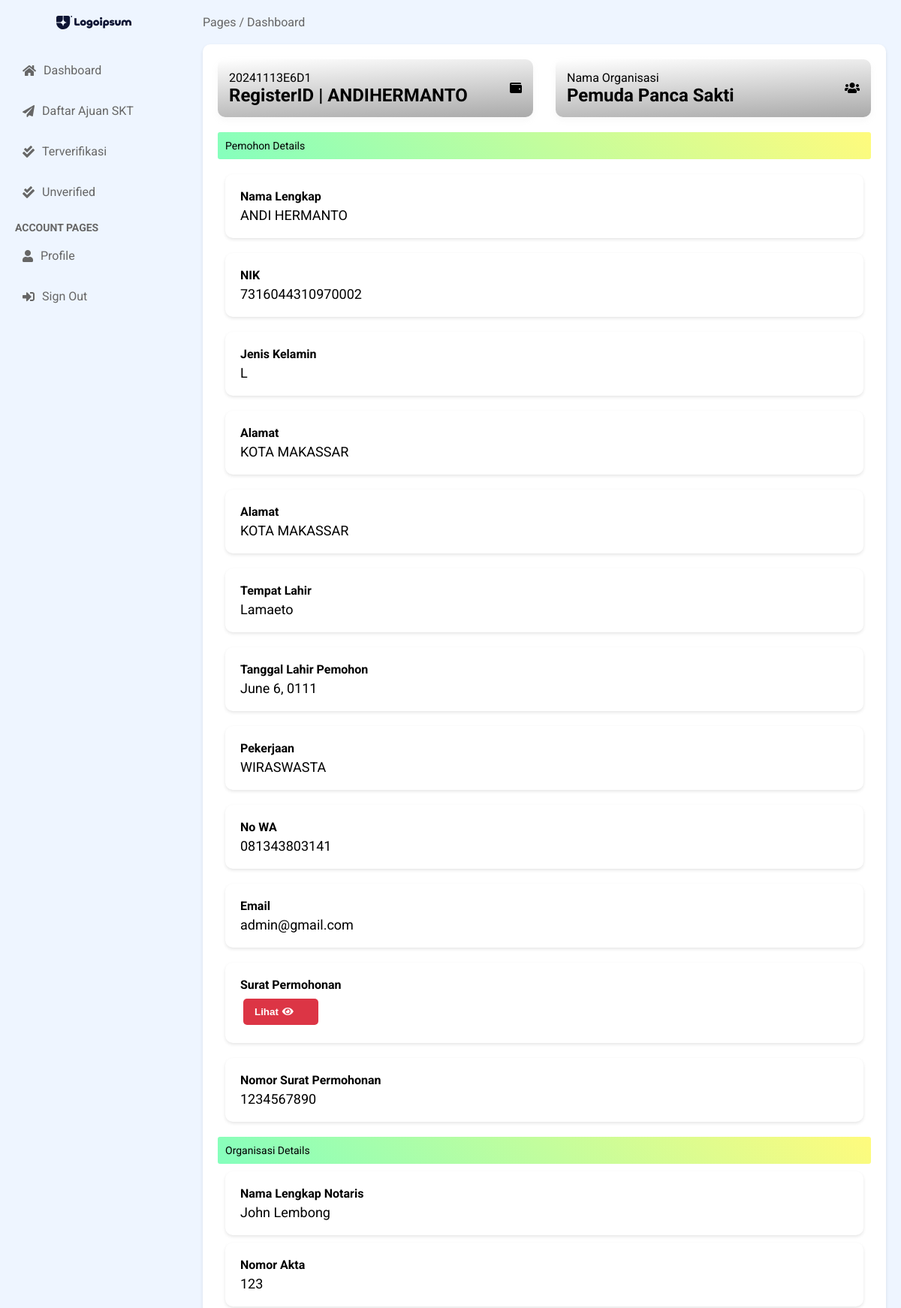
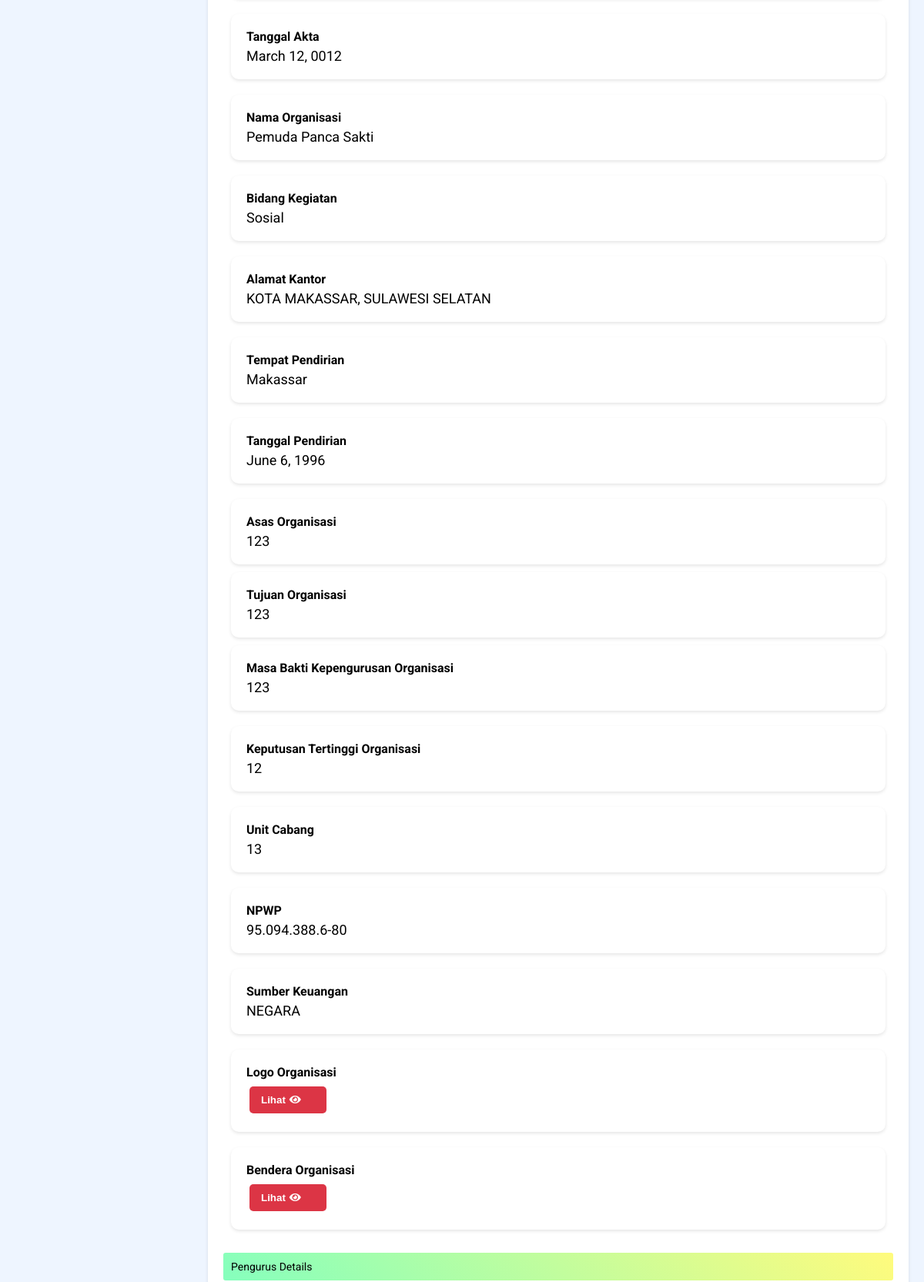
Page /staff/view/4e14789f-dc1c-452e-9dff-63c0f75f20a8/ (signed in, upper part) on the committed database (2 pictures, top to bottom).
### modelform/models.py (models this page shows, shortened)
class Register(models.Model):
    id = models.UUIDField(primary_key=True, default=uuid.uuid4, editable=False)
    author = models.ForeignKey(User, on_delete=models.CASCADE, null=True, blank=True)
    nama_organisasi = models.CharField(max_length=255)
    register = models.CharField(max_length=10, unique=True, editable=False)
    created_at = models.DateTimeField(auto_now_add=True)
    logo = models.ImageField(upload_to=logo, blank=False, null=True, validators=[validate_file_size])
    is_completed = models.BooleanField(default=False)
    is_verified = models.BooleanField(default=False)  # Field untuk status verifikasi
    verified_at = models.DateTimeField(null=True, blank=True)  # Tanggal dan waktu verifikasi

class Pemohon(models.Model):
    JENIS_KELAMIN_CHOICES = [
        ('L', 'Laki-laki'),
        ('P', 'Perempuan'),
    ]
    id = models.UUIDField(primary_key=True, default=uuid.uuid4, editable=False)
    register=models.ForeignKey(Register, on_delete=models.CASCADE, blank=True, null=True, related_name='pemohon')
    nama_lengkap = models.CharField(max_length=255)
    nik = models.CharField(max_length=16, unique=True)
    jenis_kelamin = models.CharField(max_length=1, choices=JENIS_KELAMIN_CHOICES)
    alamat = models.TextField()
    tempat_tanggal_lahir = models.CharField(max_length=255)
    tanggal_lahir_pemohon = models.DateField()
    pekerjaan = models.CharField(max_length=255)
    no_wa = models.CharField(max_length=15)
    email = models.EmailField()
    surat_permohonan_skt = models.FileField(upload_to=surat_permohonan, blank=False, null=False)
    nomor_surat = models.CharField(max_length=50)

class Organisasi(models.Model):
    id = models.UUIDField(primary_key=True, default=uuid.uuid4, editable=False)
    register = models.ForeignKey(Register, on_delete=models.CASCADE, blank=True, null=True, related_name='organisasi')
    nama_notaris = models.CharField(max_length=255)
    nomor_akta = models.CharField(max_length=50)
    tanggal_akta = models.DateField()
    nama_organisasi = models.CharField(max_length=255)
    bidang_kegiatan = models.CharField(max_length=255)
    alamat_kantor = models.TextField()
    tempat_pendirian = models.CharField(max_length=255)
    tanggal_pendirian = models.DateField()
    asas_ciri_organisasi = models.CharField(max_length=255)
    tujuan_organisasi = models.TextField()
    masa_bakti_kepengurusan = models.CharField(max_length=50)
    keputusan_tertinggi_organisasi = models.CharField(max_length=255)
    unit_cabang = models.CharField(max_length=255)
    npwp = models.CharField(max_length=15)
    sumber_keuangan = models.TextField()
    lambang_logo = models.ImageField(upload_to=logo, blank=True, null=True)
    bendera = models.ImageField(upload_to=logo, blank=True, null=True)

### accounts/models.py (models this page shows)
class User(AbstractUser):
    is_admin = models.BooleanField('Is admin', default=False)
    is_staff = models.BooleanField('Is staff', default=False)
    is_pelanggan = models.BooleanField('Is pelanggan', default=False)
    phone_number = models.CharField(max_length=20, blank=True, null=True)
    image = models.ImageField(upload_to='profile_images', blank=True, null=True)
    def __str__(self):
        return self.username
    class Meta:
        verbose_name = "User"
        verbose_name_plural = "Users"

### accounts/viewsStaff.py (the view)
# urls.py: path('staff/view/<uuid:register_id>/', viewsStaff.view_pengajuan, name='view_pengajuan'),
@user_passes_test(is_staff)
def view_pengajuan(request, register_id):
    register = get_object_or_404(Register, id=register_id)
    pemohon = Pemohon.objects.filter(register=register).first()
    pengurus = Pengurus.objects.filter(register=register).first()
    organisasi = Organisasi.objects.filter(register=register).first()
    dokumen = Dokumen.objects.filter(register=register).first()
    surat_permohonan_skt = pemohon.surat_permohonan_skt if pemohon else None
    if request.method == "POST":
        if not register.is_verified:
            register.verify()
            messages.success(request, "Dokumen telah berhasil diverifikasi.")
        else:
            messages.error(request, "Dokumen telah diverifikasi sebelumnya.")
    context = {
        'register': register,
        'pemohon': pemohon,
        'pengurus': pengurus,
        'organisasi': organisasi,
        'dokumen': dokumen,
        'surat_permohonan_skt': surat_permohonan_skt
    }
    return render(request, 'dashboard/view_pengajuan.html', context)

### accounts/context_processors.py (called while the page is built)
def versioned_static(request):
    version = 'v1.x'  # Increment this version number
    return {
        'STATIC_VERSION': version,
    }

### accounts/viewsStaff.py (called while the page is built)
def is_staff(user):
    return user.is_authenticated and user.is_staff

### templates/dashboard/view_pengajuan.html (shortened to what this page needs)
{% extends 'dashboard/base.html' %}
{% load static %}
{% block content %}
<main class="main-content">
<header class="main-header">
    <div class="breadcrumb">
        <span>Pages / Dashboard</span>
    </div>
</header>
<section class="main-section">
    <div class="info-container">
        <div class="info-card">
            <div class="info-content">
                <p class="info-title"> {{ register.register }}</p>
                <h2><span class="info-change positive">RegisterID | {{register.author|upper}} </span></h2>
            </div>
            <div class="info-icon">
                <i class="fas fa-wallet"></i>
            </div>
        </div>
        <div class="info-card">
            <div class="info-content">
                <p class="info-title">Nama Organisasi</p>
                <h2>{{ register.nama_organisasi }}</h2>
            </div>
            <div class="info-icon">
                <i class="fas fa-users"></i>
            </div>
        </div>
    </div>
    <div class="message warning"> Pemohon Details</div>
    <div class="form-section">
        <div class="form-row">
            <div class="form-group">
                <label>Nama Lengkap</label>
                <p style="font-size: large; color: black;">{{ pemohon.nama_lengkap }}</p>
            </div>
            <div class="form-group">
                <label>NIK</label>
                <p style="font-size: large; color: black;"> {{ pemohon.nik }}</p>
            </div>
        </div>
        <div class="form-row">
            <div class="form-group">
                <label>Jenis Kelamin</label>
                <p style="font-size: large; color: black;">{{ pemohon.jenis_kelamin }}</p>
            </div>
            <div class="form-group">
                <label>Alamat</label>
                <p style="font-size: large; color: black;"> {{ pemohon.alamat }}</p>
            </div>
        </div>
        <div class="form-group">
            <label>Alamat</label>
            <p style="font-size: large; color: black;">{{ pemohon.alamat }}</p>
        </div>
        <div class="form-row">
            <div class="form-group">
                <label>Tempat Lahir</label>
                <p style="font-size: large; color: black;">{{ pemohon.tempat_tanggal_lahir }}</p>
            </div>
            <div class="form-group">
                <label>Tanggal Lahir Pemohon</label>
                <p style="font-size: large; color: black;"> {{ pemohon.tanggal_lahir_pemohon }}</p>
            </div>
        </div>
        <div class="form-row">
            <div class="form-group">
                <label>Pekerjaan</label>
                <p style="font-size: large; color: black;">{{ pemohon.pekerjaan }}</p>
            </div>
            <div class="form-group">
                <label>No WA</label>
                <p style="font-size: large; color: black;"> {{ pemohon.no_wa }}</p>
            </div>
        </div>
        <div class="form-row">
            <div class="form-group">
                <label>Email</label>
                <p style="font-size: large; color: black;">{{ pemohon.email }}</p>
            </div>
            <div class="form-group">
                <label>Surat Permohonan</label>
                <td>
                    {% if surat_permohonan_skt %}
                    <button type="button" class="btn view" onclick="window.open('{{ surat_permohonan_skt.url }}', '_blank');">
                    Lihat <i class="fas fa-eye"></i>
                    </button>
                    {% else %}
                    <p style="text-align: center;">Tidak Ada</p>
                    {% endif %}
                </td>
            </div>
        </div>
        <div class="form-group">
            <label>Nomor Surat Permohonan</label>
            <p style="font-size: large; color: black;"> {{ pemohon.nomor_surat }}</p>
        </div>
    </div>
    <div class="message warning"> Organisasi Details</div>
    <div class="form-section">
        <div class="form-group">
            <label>Nama Lengkap Notaris</label>
            <p style="font-size: large; color: black;">{{ organisasi.nama_notaris }}</p>
        </div>
        <div class="form-group">
            <label>Nomor Akta</label>
            <p style="font-size: large; color: black;">{{ organisasi.nomor_akta }}</p>
        </div>
    </div>
    <div class="form-row">
        <div class="form-group">
            <label>Tanggal Akta</label>
            <p style="font-size: large; color: black;">{{ organisasi.tanggal_akta }}</p>
        </div>
        <div class="form-group">
            <label>Nama Organisasi</label>
            <p style="font-size: large; color: black;"> {{ organisasi.nama_organisasi }}</p>
        </div>
        <div class="form-group">
            <label>Bidang Kegiatan</label>
            <p style="font-size: large; color: black;">{{ organisasi.bidang_kegiatan }}</p>
        </div>
        <div class="form-group">
            <label>Alamat Kantor</label>
            <p style="font-size: large; color: black;"> {{ organisasi.alamat_kantor }}</p>
        </div>
        <div class="form-group">
            <label>Tempat Pendirian</label>
            <p style="font-size: large; color: black;">{{ organisasi.tempat_pendirian }}</p>
        </div>
        <div class="form-group">
            <label>Tanggal Pendirian</label>
            <p style="font-size: large; color: black;">{{ organisasi.tanggal_pendirian }}</p>
        </div>
    </div>
    <div class="form-group">
        <label>Asas Organisasi</label>
        <p style="font-size: large; color: black;">{{ organisasi.asas_ciri_organisasi }}</p>
    </div>
    <div class="form-group">
        <label>Tujuan Organisasi</label>
        <p style="font-size: large; color: black;">{{ organisasi.tujuan_organisasi }}</p>
    </div>
    <div class="form-group">
        <label>Masa Bakti Kepengurusan Organisasi</label>
        <p style="font-size: large; color: black;">{{ organisasi.masa_bakti_kepengurusan }}</p>
    </div>
    <div class="form-row">
        <div class="form-group">
            <label>Keputusan Tertinggi Organisasi</label>
            <p style="font-size: large; color: black;">{{ organisasi.keputusan_tertinggi_organisasi }}</p>
        </div>
        <div class="form-group">
            <label>Unit Cabang</label>
            <p style="font-size: large; color: black;"> {{ organisasi.unit_cabang }}</p>
        </div>
        <div class="form-group">
            <label>NPWP</label>
            <p style="font-size: large; color: black;"> {{ organisasi.npwp }}</p>
        </div>
        <div class="form-group">
            <label>Sumber Keuangan</label>
            <p style="font-size: large; color: black;"> {{ organisasi.sumber_keuangan }}</p>
        </div>
        <div class="form-group">
            <label>Logo Organisasi</label>
            <td>
                {% if organisasi.lambang_logo %}
                <button type="button" class="btn view" onclick="window.open('{{ organisasi.lambang_logo.url }}', '_blank');">
                Lihat <i class="fas fa-eye"></i>
                </button>
                {% else %}
                <p style="text-align: center;">Tidak Ada</p>
                {% endif %}
            </td>
        </div>
        <div class="form-group">
            <label>Bendera Organisasi</label>
            <td>
                {% if organisasi.bendera %}
                <button type="button" class="btn view" onclick="window.open('{{ organisasi.bendera.url }}', '_blank');">
                Lihat <i class="fas fa-eye"></i>
                </button>
                {% else %}
                <p style="text-align: center;">Tidak Ada</p>
                {% endif %}
            </td>
        </div>
    </div>
    <div class="message warning"> Pengurus Details</div>
</div>
{% endblock %}

### static/dashboard/styles.css (style rules this page uses)
* { margin: 0; padding: 0; box-sizing: border-box; }
body { font-family: 'Roboto', sans-serif; background-color: #f0f2f5; }
.main-content { flex: 1; padding: 20px; background-color: #EEF5FF; }
.main-header { display: flex; justify-content: space-between; align-items: center; margin-bottom: 20px; }
.breadcrumb { color: #666; }
.btn.view { background-color: #dc3545; }
.btn { padding: 10px 15px; border: none; border-radius: 5px; color: #fff; min-width: 100px; font-weight: bold; max-width: 100px; cursor: pointer; display: inline-flex; align-items: center; gap: 5px; margin: 4px; }
.main-section { padding: 20px; background-color: #ffffff; border-radius: 10px; box-shadow: 0 2px 4px rgba(0, 0, 0, 0.1); }
.info-container { display: flex; flex-wrap: wrap; gap: 30px; justify-content: center; margin-bottom: 20px; }
.info-card { background-color: #d80000; background-image: linear-gradient(177deg, #ffffff 0%, #a9a9a9 100%); border-radius: 10px; box-shadow: 0 4px 8px rgb(173 173 173 / 10%); display: flex; justify-content: space-between; align-items: center; padding: 15px; flex: 1; min-width: 250px; max-height: 300px; transition: transform 0.3s; }
.form-group { padding: 20px; background-color: #fff; border-radius: 10px; box-shadow: 0 2px 4px rgba(0, 0, 0, 0.1); margin-top: 20px; }
.form-group label { display: block; margin-bottom: 5px; font-weight: bold; }
.form-row { display: flex; flex-wrap: wrap; justify-content: space-between; }
.form-group { flex: 1 1 48%; margin-bottom: 15px; gap: 20px; margin: 10px; }
.message { padding: 10px; margin-bottom: 10px; border-radius: 3px; font-size: 14px; }
.message.warning { color: #000000; background-image: linear-gradient(45deg, #85FFBD 0%, #FFFB7D 100%); margin-top: 20px; }

### rows in the picture
Register: register "20241113E6D1", author "ANDIHERMANTO", nama_organisasi "Pemuda Panca Sakti"
Pemohon: nama_lengkap "ANDI HERMANTO", nik "7316044310970002", jenis_kelamin "L", alamat "KOTA MAKASSAR", tempat_tanggal_lahir "Lamaeto", tanggal_lahir_pemohon "June 6, 0111", pekerjaan "WIRASWASTA", no_wa "081343803141", email "admin@gmail.com", nomor_surat "1234567890"
Organisasi: nama_notaris "John Lembong", nomor_akta "123", tanggal_akta "March 12, 0012", nama_organisasi "Pemuda Panca Sakti", bidang_kegiatan "Sosial", alamat_kantor "KOTA MAKASSAR, SULAWESI SELATAN", tempat_pendirian "Makassar", tanggal_pendirian "June 6, 1996", asas_ciri_organisasi "123", tujuan_organisasi "123", masa_bakti_kepengurusan "123", keputusan_tertinggi_organisasi "12", unit_cabang "13", npwp "95.094.388.6-80", sumber_keuangan "NEGARA"
